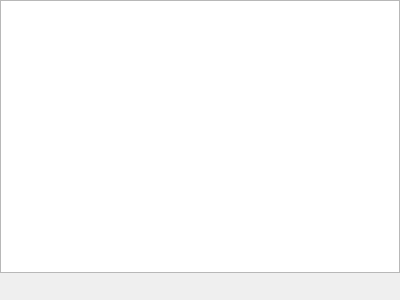
<?xml version="1.0" encoding="UTF-8"?>
<ui version="4.0">
 <class>StandardOutputWidget</class>
 <widget class="QWidget" name="StandardOutputWidget">
  <property name="geometry">
   <rect>
    <x>0</x>
    <y>0</y>
    <width>400</width>
    <height>300</height>
   </rect>
  </property>
  <property name="windowTitle">
   <string>Standard Output Widget</string>
  </property>
  <layout class="QGridLayout" name="gridLayout">
   <property name="leftMargin">
    <number>0</number>
   </property>
   <property name="topMargin">
    <number>0</number>
   </property>
   <property name="rightMargin">
    <number>0</number>
   </property>
   <property name="bottomMargin">
    <number>0</number>
   </property>
   <property name="verticalSpacing">
    <number>1</number>
   </property>
   <item row="0" column="0">
    <widget class="QTextEdit" name="stdOutTextEdit">
     <property name="readOnly">
      <bool>true</bool>
     </property>
     <property name="html">
      <string>&lt;!DOCTYPE HTML PUBLIC &quot;-//W3C//DTD HTML 4.0//EN&quot; &quot;http://www.w3.org/TR/REC-html40/strict.dtd&quot;&gt;
&lt;html&gt;&lt;head&gt;&lt;meta name=&quot;qrichtext&quot; content=&quot;1&quot; /&gt;&lt;style type=&quot;text/css&quot;&gt;
p, li { white-space: pre-wrap; }
&lt;/style&gt;&lt;/head&gt;&lt;body style=&quot; font-family:'.SF NS Text'; font-size:13pt; font-weight:400; font-style:normal;&quot;&gt;
&lt;p style=&quot;-qt-paragraph-type:empty; margin-top:0px; margin-bottom:0px; margin-left:0px; margin-right:0px; -qt-block-indent:0; text-indent:0px; font-family:'.Helvetica Neue DeskInterface';&quot;&gt;&lt;br /&gt;&lt;/p&gt;&lt;/body&gt;&lt;/html&gt;</string>
     </property>
     <property name="placeholderText">
      <string/>
     </property>
    </widget>
   </item>
   <item row="1" column="0">
    <layout class="QHBoxLayout" name="horizontalLayout">
     <property name="leftMargin">
      <number>2</number>
     </property>
     <property name="rightMargin">
      <number>2</number>
     </property>
     <property name="bottomMargin">
      <number>2</number>
     </property>
     <item>
      <widget class="QPushButton" name="clearLogBtn">
       <property name="minimumSize">
        <size>
         <width>24</width>
         <height>24</height>
        </size>
       </property>
       <property name="maximumSize">
        <size>
         <width>24</width>
         <height>24</height>
        </size>
       </property>
       <property name="toolTip">
        <string>Clear Contents</string>
       </property>
       <property name="text">
        <string/>
       </property>
       <property name="icon">
        <iconset resource="../../icons/images/Icons.qrc">
         <normaloff>:/ban.png</normaloff>:/ban.png</iconset>
       </property>
       <property name="iconSize">
        <size>
         <width>24</width>
         <height>24</height>
        </size>
       </property>
       <property name="flat">
        <bool>true</bool>
       </property>
      </widget>
     </item>
     <item>
      <spacer name="horizontalSpacer">
       <property name="orientation">
        <enum>Qt::Horizontal</enum>
       </property>
       <property name="sizeHint" stdset="0">
        <size>
         <width>40</width>
         <height>20</height>
        </size>
       </property>
      </spacer>
     </item>
     <item>
      <widget class="QPushButton" name="saveLogBtn">
       <property name="minimumSize">
        <size>
         <width>24</width>
         <height>24</height>
        </size>
       </property>
       <property name="maximumSize">
        <size>
         <width>24</width>
         <height>24</height>
        </size>
       </property>
       <property name="toolTip">
        <string>Save Contents to File</string>
       </property>
       <property name="text">
        <string/>
       </property>
       <property name="icon">
        <iconset resource="../../icons/images/Icons.qrc">
         <normaloff>:/data-transfer-download.png</normaloff>:/data-transfer-download.png</iconset>
       </property>
       <property name="iconSize">
        <size>
         <width>24</width>
         <height>24</height>
        </size>
       </property>
       <property name="flat">
        <bool>true</bool>
       </property>
      </widget>
     </item>
    </layout>
   </item>
  </layout>
 </widget>
 <resources>
  <include location="../../icons/images/Icons.qrc"/>
 </resources>
 <connections/>
</ui>
